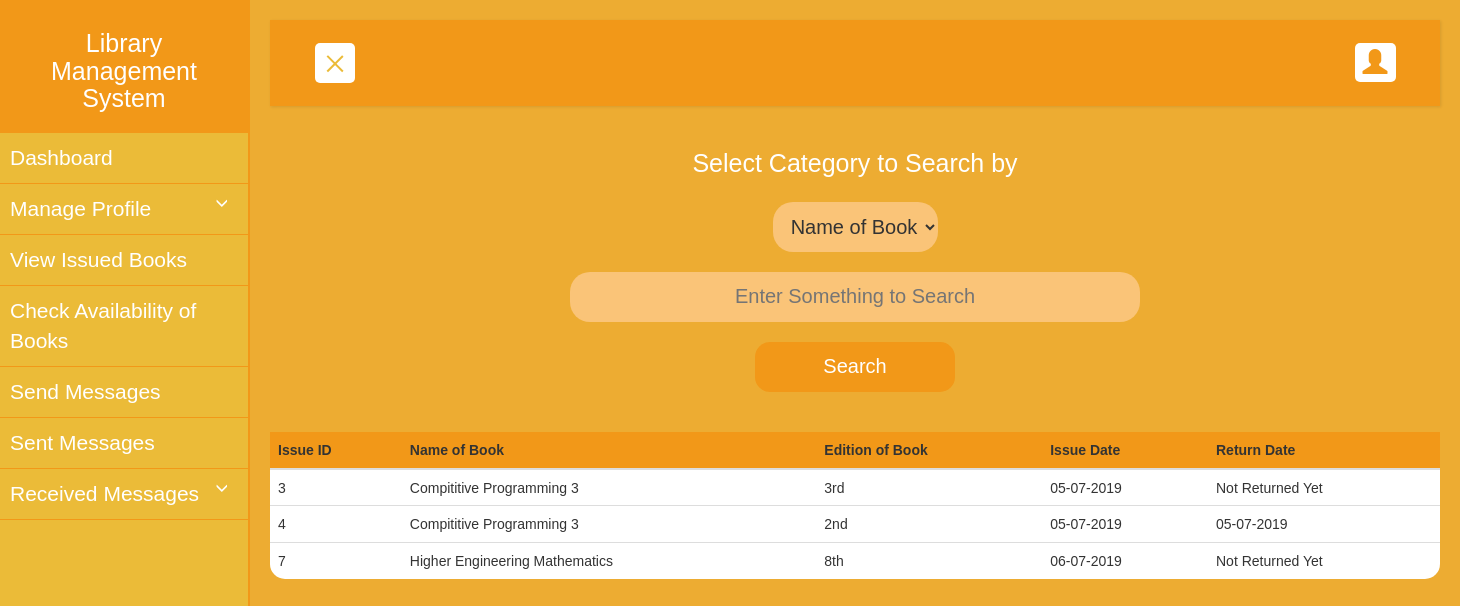
The app's page /viewissue.php (signed in) with its own data.
### tables this page shows
CREATE TABLE `libops` (
  `id` int(11) NOT NULL,
  `studname` varchar(255) NOT NULL,
  `bookname` varchar(255) NOT NULL,
  `bookedi` varchar(255) NOT NULL,
  `issued` varchar(255) NOT NULL,
  `returnd` varchar(255) NOT NULL
);

### viewissue.php (the view, shortened to what this page needs)
<?php
include('headers.php');
if (isset($_POST['submit']))
{
	$searchby=$_POST['searchby'];
	$cat=$_POST['cat'];
	$sql="SELECT * FROM libops WHERE ".$cat." LIKE '%".$searchby."%' AND studname='".$_SESSION['user']."'";
}
else
{
	$sql="SELECT * FROM libops WHERE studname='".$_SESSION['user']."'";
}
$res=mysqli_query($conn,$sql);
?>
<div class="container text-center" style="">
	<form  action="<?php echo htmlspecialchars($_SERVER["PHP_SELF"]);?>" method="POST">
		<div style="color: white;font-size: 25px;" class="slider">Select Category to Search by</div>
     	<br>
		<div class="slider" >
        <select name="cat" class="drop" style="text-align: center;" >
        <option value="bookname">Name of Book</option>
    	</select>
    </div>
    <br>
    <input type="text" class="slidel" name="searchby" placeholder="Enter Something to Search" >
    <br>
    <br>
    <div class="text-center">
       	<input type="submit" name="submit" value="Search" class="butt slide">
    </div>
    <br>
    <br>
	</form>
</div>
<div class="table-responsive slide">
  <table class="table">
    <thead>
      <tr>
        <th>Issue ID</th>
        <th>Name of Book</th>
        <th>Edition of Book</th>
        <th>Issue Date</th>
        <th>Return Date</th>
      </tr>
    </thead>
    <tbody>
      <?php
      while($row=mysqli_fetch_assoc($res))
      {
      echo "<tr>";
        echo "<td>".$row["id"]."</td>";
        echo "<td>".$row["bookname"]."</td>";
        echo "<td>".$row["bookedi"]."</td>";
        echo "<td>".$row["issued"]."</td>";
        if($row["returnd"]=='')
        {
          echo "<td>Not Returned Yet</td>";
        }
        else
        {
          echo "<td>".$row["returnd"]."</td>";
        }
      echo "<tr>";
  	  }
      ?>
    </tbody>
  </table>
 </div>
<?php
include('footers.php');
?>

### headers.php (style rules this page uses)
body { font-family: 'Poppins', sans-serif; background: #edac32; }
.table { background-color: white; padding: 30px; border-radius: 15px; transition: 0.5s; }
thead { background-color:#f29818; border-radius: 15px; }
.slide { animation-name: slide; -webkit-animation-name: slide; animation-duration: 1s; -webkit-animation-duration: 1s; visibility: visible; }
.butt { height: 50px; width: 200px; background-color: #f29818; color: white ; font-size: 20px; transition: 0.5s; border: 0px; border-radius: 15px; }
.slidel { animation-name: slidel; -webkit-animation-name: slidel; animation-duration: 1s; -webkit-animation-duration: 1s; visibility: visible; }
.slider { animation-name: slider; -webkit-animation-name: slider; animation-duration: 1s; -webkit-animation-duration: 1s; visibility: visible; }
input[type="text"] { transition: 0.5s; text-align: center; width: 50%; height: 50px; font-size: 20px; background-color: #fac478; margin: 0px;border: 0px; border-radius: 20px; }
.drop { transition: 0.5s; padding-left: 10px; text-align: center; height: 50px; font-size: 20px; background-color: #fac478; margin: 0px;border: 0px; border-radius: 20px; }

### records on screen
libops: id "3", bookname "Compititive Programming 3", bookedi "3rd", issued "05-07-2019", returnd "Not Returned Yet"
libops: id "4", bookname "Compititive Programming 3", bookedi "2nd", issued "05-07-2019", returnd "05-07-2019"
libops: id "7", bookname "Higher Engineering Mathematics", bookedi "8th", issued "06-07-2019", returnd "Not Returned Yet"
